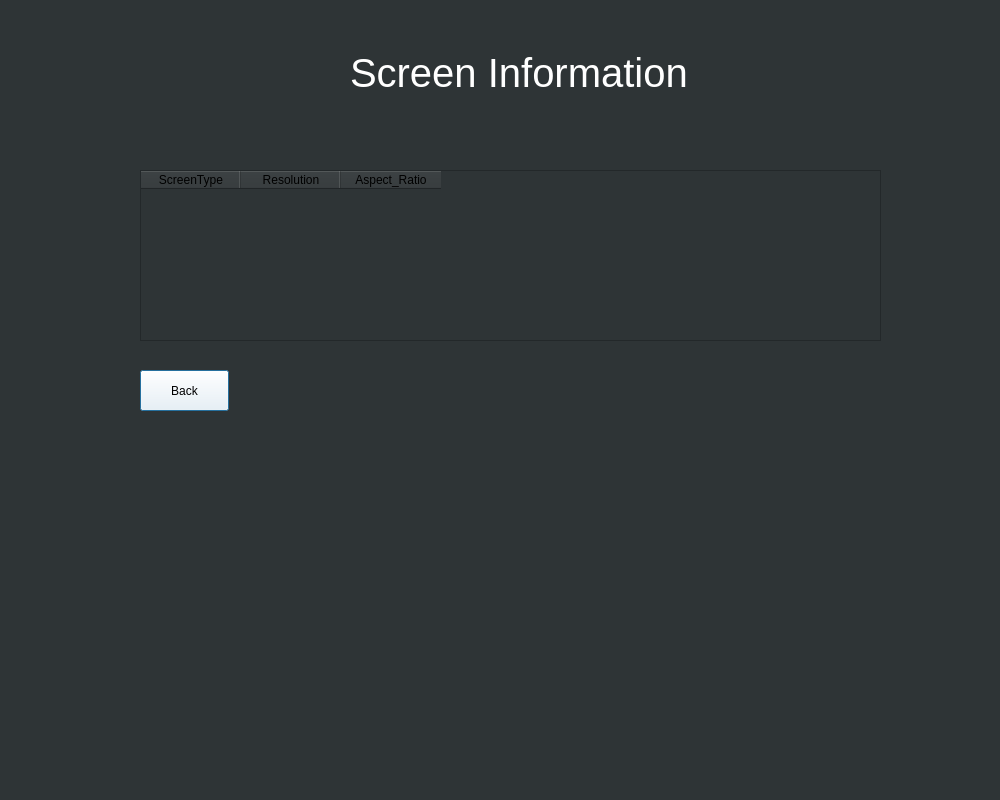
<?xml version="1.0" encoding="UTF-8"?>
<ui version="4.0">
 <class>Dialog</class>
 <widget class="QDialog" name="Dialog">
  <property name="geometry">
   <rect>
    <x>0</x>
    <y>0</y>
    <width>1000</width>
    <height>800</height>
   </rect>
  </property>
  <property name="windowTitle">
   <string>Dialog</string>
  </property>
  <property name="styleSheet">
   <string notr="true">background-color: rgb(46, 52, 54);</string>
  </property>
  <widget class="QLabel" name="label">
   <property name="geometry">
    <rect>
     <x>350</x>
     <y>50</y>
     <width>351</width>
     <height>46</height>
    </rect>
   </property>
   <property name="styleSheet">
    <string notr="true">color: rgb(255, 255, 255);
font-size: 30pt;</string>
   </property>
   <property name="text">
    <string>Screen Information</string>
   </property>
  </widget>
  <widget class="QTableWidget" name="tableWidget">
   <property name="geometry">
    <rect>
     <x>140</x>
     <y>170</y>
     <width>741</width>
     <height>171</height>
    </rect>
   </property>
   <column>
    <property name="text">
     <string>ScreenType</string>
    </property>
   </column>
   <column>
    <property name="text">
     <string>Resolution</string>
    </property>
   </column>
   <column>
    <property name="text">
     <string>Aspect_Ratio</string>
    </property>
   </column>
  </widget>
  <widget class="QPushButton" name="screenBackButton">
   <property name="geometry">
    <rect>
     <x>140</x>
     <y>370</y>
     <width>89</width>
     <height>41</height>
    </rect>
   </property>
   <property name="styleSheet">
    <string notr="true">background-color: rgb(255, 255, 255);</string>
   </property>
   <property name="text">
    <string>Back</string>
   </property>
  </widget>
 </widget>
 <resources/>
 <connections/>
</ui>
